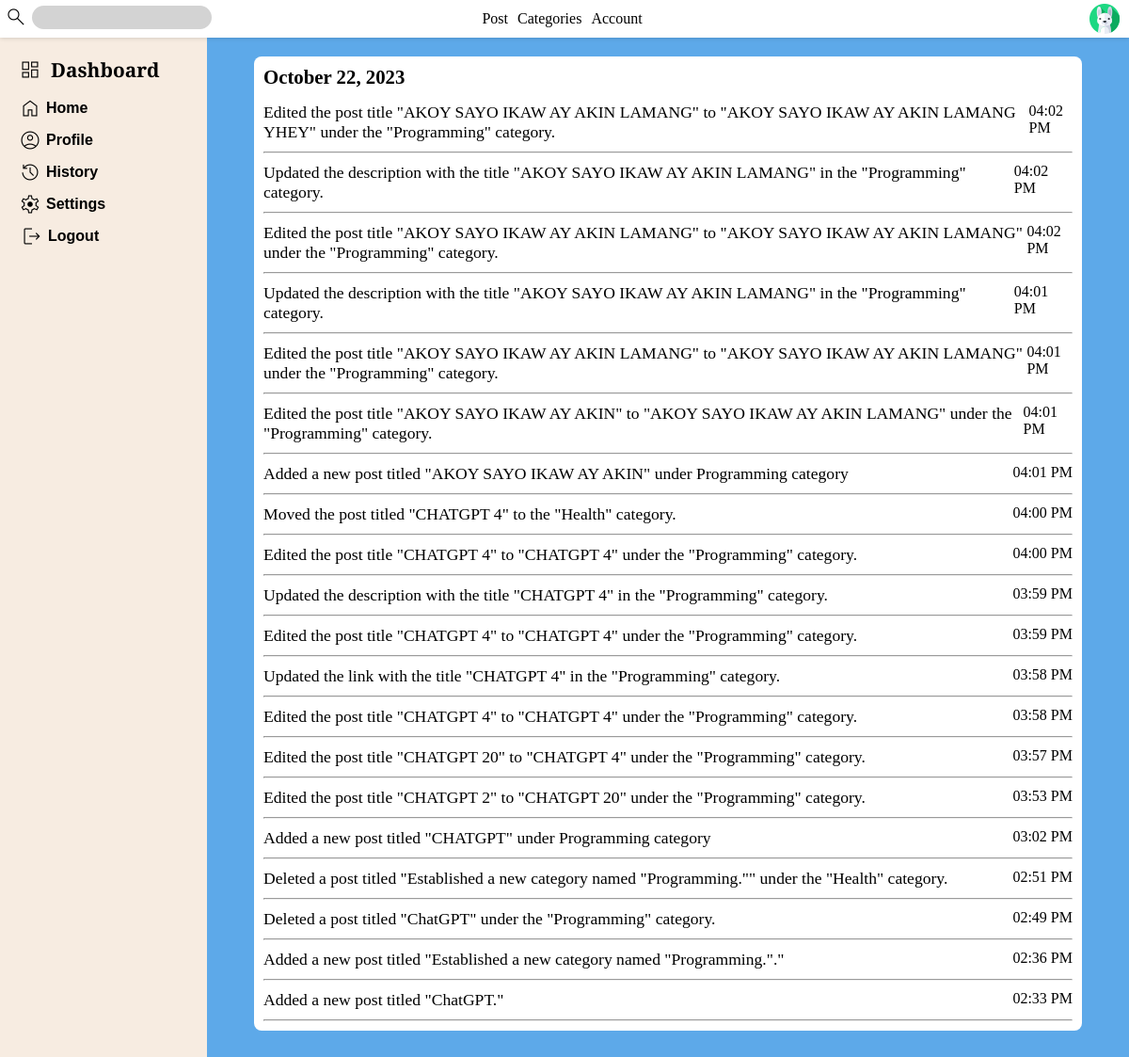
Screenshot of /history/post (signed in) with the database file from the repository.
### tables this page shows
CREATE TABLE "users" (
	"user_id"	INTEGER,
	"first_name"	TEXT NOT NULL,
	"last_name"	TEXT NOT NULL,
	"username"	TEXT NOT NULL UNIQUE,
	"password"	TEXT NOT NULL,
	"date_created"	TEXT NOT NULL,
	"time_created"	TEXT NOT NULL,
	PRIMARY KEY("user_id" AUTOINCREMENT)
);

CREATE TABLE "user_history" (
	"date"	TEXT NOT NULL,
	"history_id"	INTEGER NOT NULL,
	"history"	TEXT NOT NULL,
	"user_id"	INTEGER NOT NULL,
	"history_type"	TEXT NOT NULL,
	"time"	TEXT NOT NULL,
	PRIMARY KEY("history_id" AUTOINCREMENT),
	FOREIGN KEY("user_id") REFERENCES "users"("user_id")
);

### app.py (the view, shortened to what this page needs)
@app.route("/history/<type>")
@login_required
def history(type):
    username = session["user_id"]
    user_id = db.execute("SELECT user_id FROM users WHERE username = ?", username)[0]["user_id"]
    organized_history = {}
    if str(type) == "account":
        records = db.execute("SELECT date, time, history FROM user_history WHERE user_id = ? AND history_type = ? ORDER BY date DESC, time DESC, history_id DESC", user_id, str(type).upper())
        for record in records:
            history = record['history']
            time = record['time']
            date_record = record['date']
            date = history_date_format(date_record)
            if date in organized_history:
                organized_history[date].append((history, time))
            else:
                organized_history[date] = [(history, time)]
        return render_template("history.html", organized_history = organized_history)
    elif str(type) == "post":
        records = db.execute("SELECT date, time, history FROM user_history WHERE user_id = ? AND history_type = ? ORDER BY date DESC, time DESC, history_id DESC", user_id, str(type).upper())
        for record in records:
            history = record['history']
            time = record['time']
            date_record = record['date']
            date = history_date_format(date_record)
            if date in organized_history:
                organized_history[date].append((history, time))
            else:
                organized_history[date] = [(history, time)]
        return render_template("history.html", organized_history = organized_history)

### helper.py (called while the page is built)
def login_required(f):
    @wraps(f)
    def decorated_function(*args, **kwargs):
        if 'user_id' not in session:
            return redirect(url_for('loginUI'))
        return f(*args, **kwargs)
    return decorated_function

def history_date_format(date_record):
    date_object = datetime.strptime(date_record, "%m-%d-%Y")
    formatted_date = date_object.strftime("%B %d, %Y")
    return str(formatted_date)

### templates/history.html (shortened to what this page needs)
<!DOCTYPE html>
<html lang="en">
<head>
    <link
    rel="stylesheet"
    href="{{ url_for('static', filename='folder-post.css') }}"
  />
  <link
  rel="stylesheet"
  href="{{ url_for('static', filename='style.css') }}"
/>
<link
rel="stylesheet"
href="{{ url_for('static', filename='history.css') }}"
/>
</head>
<body>
    <div class="main-container-post">
    <nav class="nav nav-history">
        <div class="searchInput">
          <label for="search"
            ><i class="material-symbols-outlined">Search</i></label
          >
          <input type="text" id="search" autocomplete="off" autofocus />
        </div>
        <div class="middle-nav">
          <a href="/history/post">Post</a>
          <a href="/history/categories">Categories</a>
          <a href="/history/account">Account</a>
        </div>
        <div class="nav-profile">
          <img src="{{ url_for('static', filename='images/rabbit.png') }}" alt="icon">
        </div>
      </nav>
    <aside class="sidebar history-sidebar">
        <button class="dashboard-box">
          <div class="icon-dashboard">
            <i class="material-symbols-outlined dashboard-icon">dashboard</i>
          </div>
          <div id="dashboard-text">Dashboard</div>
        </button>
        <ul >
          <a href="/home">
            <li class="icon-dash">
              <i class="material-symbols-outlined">Home</i>
              <div class="dash-text">Home</div>
            </li>
          </a>
          <a href="">
            <li class="icon-dash">
              <i class="material-symbols-outlined">account_circle</i>
              <div class="dash-text">Profile</div>
            </li>
          </a>
          <a href="">
            <li class="icon-dash">
              <i class="material-symbols-outlined">history</i>
              <div class="dash-text">History</div>
            </li>
          </a>
          <a href="">
            <li class="icon-dash">
              <i class="material-symbols-outlined">settings</i>
              <div class="dash-text">Settings</div>
            </li>
          </a>
          <a href="/logout">
            <li class="icon-dash logout-icon">
              <i class="material-symbols-outlined">logout</i>
              <div class="dash-text">Logout</div>
            </li>
          </a>
        </ul>
      </aside>
      <article class="article-history">
            {% for date,  items in organized_history.items() %}
            <div class="history-box">
              <div class="history-date">{{date}}</div>
              {% for item in items %}
              <ul>
                <li>
                  <div class="history-text">{{item[0]}}</div>
                  <div>{{item[1]}}</div>
                </li>
                <hr>
              </ul>
            {% endfor %}
            </div>
            {% endfor %}
      </article>
      </div>
</body>
</html>

### static/folder-post.css (style rules this page uses)
* { padding: 0; margin: 0; box-sizing: border-box; }
:root { --nav_height: 42px; --sidebarwidth:300px; }
.main-container-post { height: 100vh; box-sizing: border-box; background-color: green; }
.nav { display: flex; justify-content: space-between; align-items: center; padding: 5px 10px 5px 5px; box-shadow: 0px 0px 5px rgba(0, 0, 0, 0.2); position: fixed; z-index: 2; top:0; left: 0; width: 100%; background-color: #fff; box-sizing: border-box; }
.searchInput { flex: 1; display: flex; align-items: flex-start; gap: 5px; }
#search { border-radius: 15px; border: 2px solid lightgray;; background-color: lightgray; padding: 3px 5px; }
.middle-nav { flex: 1; flex-wrap: wrap; display: flex; justify-content: center; gap: 10px; }
.nav-profile { flex: 1; display: flex; justify-content: flex-end; }

### static/style.css (style rules this page uses)
* { margin: 0; padding: 0; }
body { position: relative; height: 100vh; background-color: green; }
:root { --sidebarwidth: 150px; --normalsidebar:60px; }
a { text-decoration: none; color: #000; }
.sidebar { background-color: #F7ECE1; padding: 20px 20px 20px 20px; position: fixed; width: 220px; box-sizing: border-box; top: 0; bottom: 0; }
.dashboard-box, .dashboard { display: flex; justify-content: flex-start; align-items: center; gap: 10px; }
.dashboard-box { margin-bottom: 15px; background-color: #F7ECE1; border: none; }
.icon-dash { display: flex; align-items: center; gap: 5px; margin-bottom: 10px; box-sizing: border-box; }
.icon-dashboard { display: flex; align-items: center; gap: 5px; box-sizing: border-box; }
#dashboard-text { font-weight: 700; font-size: 1.3rem; font-family: 'PT Serif', serif; }
.dashboard-icon { font-size: 35px; }
.dash-text { font-family: 'Noto Sans JP', sans-serif; font-weight: 700; display: flex; align-items: flex-start; }
.material-symbols-outlined { font-variation-settings: 'FILL' 0, 'wght' 300, 'GRAD' 1, 'opsz' 50 }
.icon-dashboard { animation: rotate_invert 0.5s ease-in both; }
.logout-icon { padding-left: 2px; }

### static/history.css (style rules this page uses)
:root { --nav-height: 40px; --sidebarwidth:220px; }
.nav-history { height: var(--nav-height); }
.history-sidebar { margin-top: var(--nav-height) }
body { background-color: #000; }
.article-history { margin-left: calc(var(--sidebarwidth) + 50px); margin-right: 50px; margin-top: var(--nav-height); padding-top: 20px; box-sizing: border-box; min-height: 100vh; overflow-y: auto; }
.main-container-post { background-color: #5DA9E9; min-height: 100%; overflow: auto; }
.history-box { background-color: #fff; margin-bottom: 15px; border-radius: 8px; padding: 10px; }
.history-date { font-weight: 700; font-size: 1.3rem; margin-bottom: 5px; }
.history-box ul { list-style: none; }
.history-box ul li { display: flex; justify-content: space-between; padding-top: 10px; padding-bottom: 10px; }
.history-text { font-size: 1.1rem; }

### rows the page displays
users: date_created "October 22, 2023"
user_history: history "Edited the post title \"AKOY SAYO IKAW AY AKIN LAMANG\" to \"AKOY SAYO IKAW AY AKIN LAMANG YHEY\" under the \"Programming\" category.", time "04:02 PM"
user_history: history "Updated the description with the title \"AKOY SAYO IKAW AY AKIN LAMANG\" in the \"Programming\" category.", time "04:02 PM"
user_history: history "Edited the post title \"AKOY SAYO IKAW AY AKIN LAMANG\" to \"AKOY SAYO IKAW AY AKIN LAMANG\" under the \"Programming\" category.", time "04:02 PM"
user_history: history "Updated the description with the title \"AKOY SAYO IKAW AY AKIN LAMANG\" in the \"Programming\" category.", time "04:01 PM"
user_history: history "Edited the post title \"AKOY SAYO IKAW AY AKIN LAMANG\" to \"AKOY SAYO IKAW AY AKIN LAMANG\" under the \"Programming\" category.", time "04:01 PM"
user_history: history "Edited the post title \"AKOY SAYO IKAW AY AKIN\" to \"AKOY SAYO IKAW AY AKIN LAMANG\" under the \"Programming\" category.", time "04:01 PM"
user_history: history "Added a new post titled \"AKOY SAYO IKAW AY AKIN\" under Programming category", time "04:01 PM"
user_history: history "Moved the post titled \"CHATGPT 4\" to the \"Health\" category.", time "04:00 PM"
user_history: history "Edited the post title \"CHATGPT 4\" to \"CHATGPT 4\" under the \"Programming\" category.", time "04:00 PM"
user_history: history "Updated the description with the title \"CHATGPT 4\" in the \"Programming\" category.", time "03:59 PM"
user_history: history "Edited the post title \"CHATGPT 4\" to \"CHATGPT 4\" under the \"Programming\" category.", time "03:59 PM"
user_history: history "Updated the link with the title \"CHATGPT 4\" in the \"Programming\" category.", time "03:58 PM"
user_history: history "Edited the post title \"CHATGPT 4\" to \"CHATGPT 4\" under the \"Programming\" category.", time "03:58 PM"
user_history: history "Edited the post title \"CHATGPT 20\" to \"CHATGPT 4\" under the \"Programming\" category.", time "03:57 PM"
user_history: history "Edited the post title \"CHATGPT 2\" to \"CHATGPT 20\" under the \"Programming\" category.", time "03:53 PM"
user_history: history "Added a new post titled \"CHATGPT\" under Programming category", time "03:02 PM"
user_history: history "Deleted a post titled \"Established a new category named \"Programming.\"\" under the \"Health\" category.", time "02:51 PM"
user_history: history "Deleted a post titled \"ChatGPT\" under the \"Programming\" category.", time "02:49 PM"
user_history: history "Added a new post titled \"Established a new category named \"Programming.\".\"", time "02:36 PM"
user_history: history "Added a new post titled \"ChatGPT.\"", time "02:33 PM"
